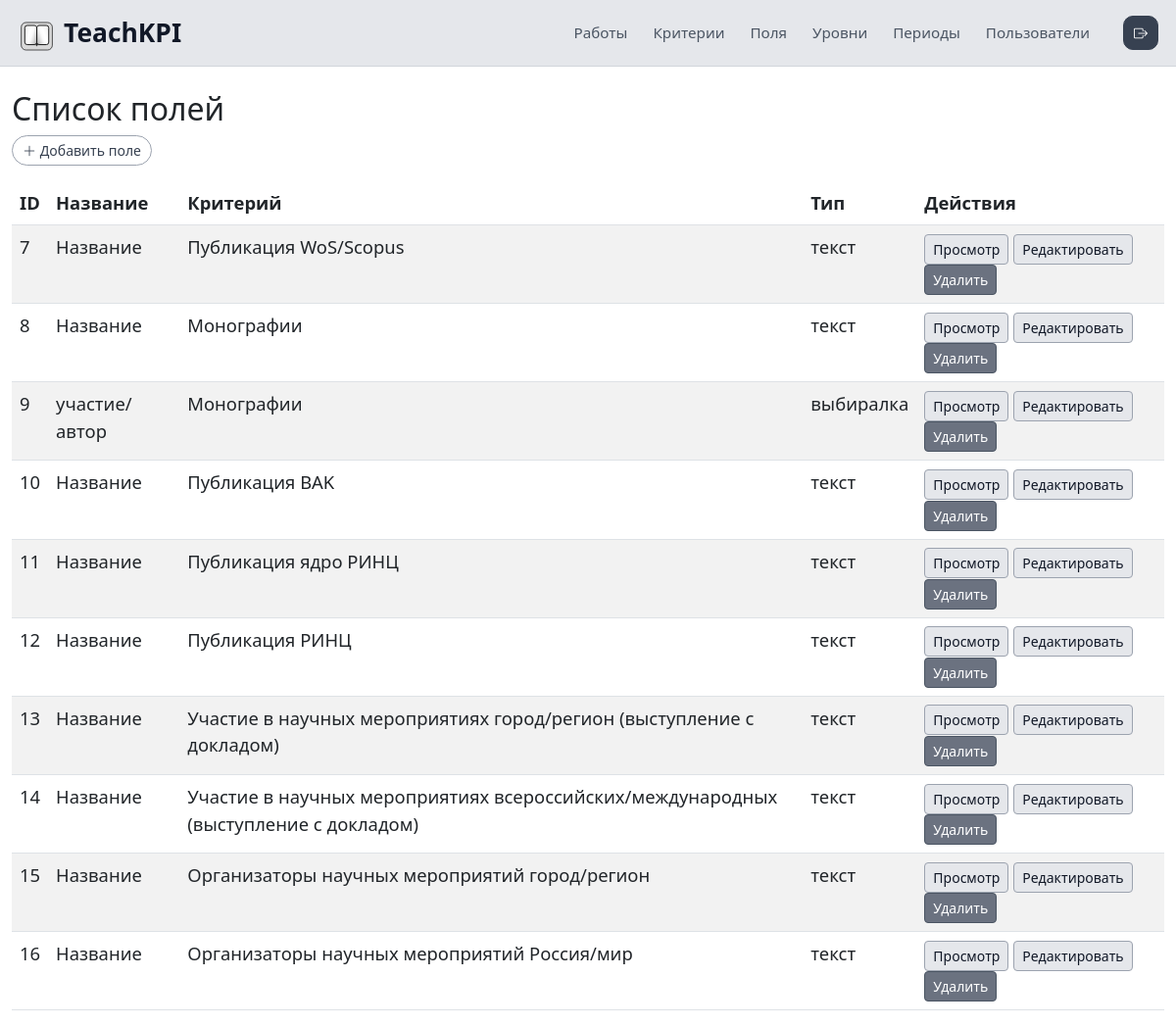
Page /dashboard/fields/ (signed in) on the committed database.
### main/models.py (models this page shows, shortened)
class Field(models.Model):
    class TypeChoices(models.TextChoices):
        TEXT = 'text', 'текст'
        CHOOSER = 'chooser', 'выбиралка'
        PHOTO = 'photo', 'фото'
    id = models.AutoField(primary_key=True, db_column='ID')
    caption = models.CharField(max_length=255, db_column='Caption')
    criterion = models.ForeignKey(
        Criterion,
        on_delete=models.CASCADE,
        db_column='criterionsID',
        related_name='fields'
    )
    type = models.CharField(
        max_length=20,
        choices=TypeChoices.choices,
        default=TypeChoices.TEXT,
        db_column='Type'
    )
    class Meta:
        db_table = 'Fields'

class Criterion(models.Model):
    id = models.AutoField(primary_key=True, db_column='ID')
    name = models.CharField(
        max_length=255,
        unique=True,
        db_column='Name',
        verbose_name='Название',
    )
    work = models.ForeignKey(
        Work,
        on_delete=models.CASCADE,
        db_column='WorksID',
        related_name='criterions',
        verbose_name='Работа',
    )
    ratio = models.FloatField(default=1.0, db_column='Ratio', verbose_name='Коэффициент')
    class Meta:
        db_table = 'criterions'

### main/views.py (the view)
# urls.py: path('fields/', views.FieldListView.as_view(), name='field_list'),
class FieldListView(AdminRequiredMixin, ListView):
    model = Field
    template_name = 'main/field/field_list.html'
    context_object_name = 'fields'

### main/views.py (called while the page is built)
def is_admin(user):
    return user.is_authenticated and user.role == 'admin'

    @method_decorator(user_passes_test(is_admin))
    def dispatch(self, *args, **kwargs):
        return super().dispatch(*args, **kwargs)

### main/templates/main/field/field_list.html
{% extends 'main/base_dashboard.html' %}
{% block content %}
<h2>Список полей</h2>
<a href="{% url 'field_create' %}" class="btn btn-sm btn-icon-outline mb-3">
    <i class="bi bi-plus-lg"></i> Добавить поле
</a>
<table class="table table-striped">
    <thead>
        <tr>
            <th>ID</th>
            <th>Название</th>
            <th>Критерий</th>
            <th>Тип</th>
            <th>Действия</th>
        </tr>
    </thead>
    <tbody>
        {% for field in fields %}
        <tr>
            <td>{{ field.id }}</td>
            <td>{{ field.caption }}</td>
            <td>{{ field.criterion.name }}</td>
            <td>{{ field.get_type_display }}</td>
            <td>
                <a href="{% url 'field_detail' field.pk %}" class="btn btn-sm btn-info">Просмотр</a>
                <a href="{% url 'field_update' field.pk %}" class="btn btn-sm btn-warning">Редактировать</a>
                <a href="{% url 'field_delete' field.pk %}" class="btn btn-sm btn-danger">Удалить</a>
            </td>
        </tr>
        {% empty %}
        <tr>
            <td colspan="5">Нет полей</td>
        </tr>
        {% endfor %}
    </tbody>
</table>
{% endblock %}

### main/templates/main/base_dashboard.html (style rules this page uses)
body { font-size: 1.15rem; }
.admin-main .btn-icon-outline { border-radius: 999px; padding-inline: 10px; border-color: #9ca3af; color: #374151; background-color: transparent; }
.admin-main .btn-primary, .admin-main .btn-success, .admin-main .btn-info, .admin-main .btn-warning { background-color: #e5e7eb; border-color: #9ca3af; color: #111827; }
.admin-main .btn-danger { background-color: #6b7280; border-color: #4b5563; color: #ffffff; }

### rows in the picture
Field: id "7", caption "Название", criterion.name "Публикация WoS/Scopus", type "текст"
Field: id "8", caption "Название", criterion.name "Монографии", type "текст"
Field: id "9", caption "участие/автор", criterion.name "Монографии", type "выбиралка"
Field: id "10", caption "Название", criterion.name "Публикация BAK", type "текст"
Field: id "11", caption "Название", criterion.name "Публикация ядро РИНЦ", type "текст"
Field: id "12", caption "Название", criterion.name "Публикация РИНЦ", type "текст"
Field: id "13", caption "Название", criterion.name "Участие в научных мероприятиях город/регион (выступление с докладом)", type "текст"
Field: id "14", caption "Название", criterion.name "Участие в научных мероприятиях всероссийских/международных (выступление с докладом)", type "текст"
Field: id "15", caption "Название", criterion.name "Организаторы научных мероприятий город/регион", type "текст"
Field: id "16", caption "Название", criterion.name "Организаторы научных мероприятий Россия/мир", type "текст"
